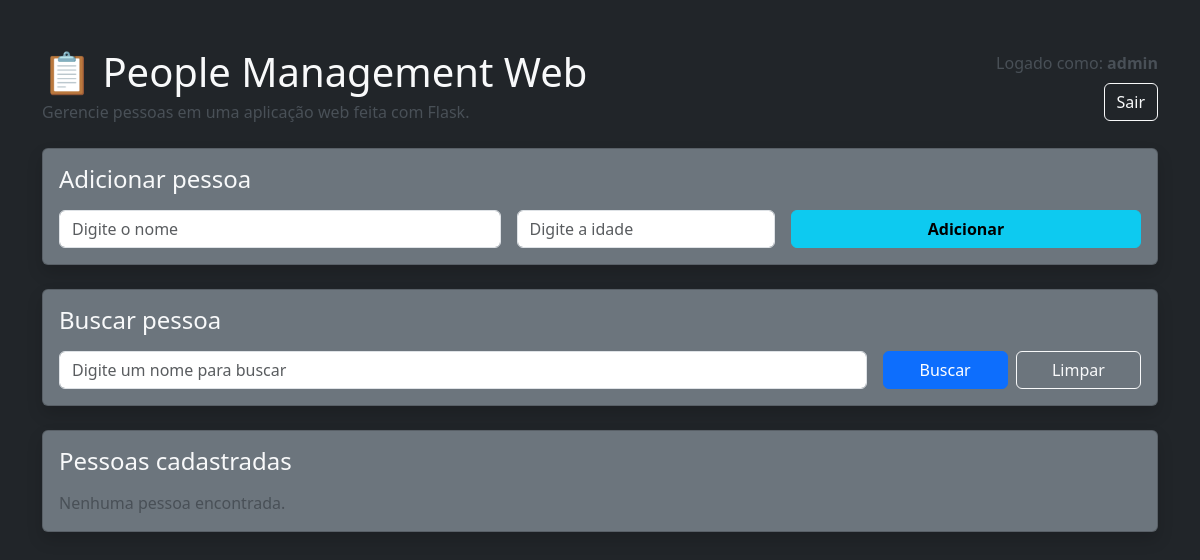
/?pagina=3&busca= (signed in), run on an earlier commit of the app's database.
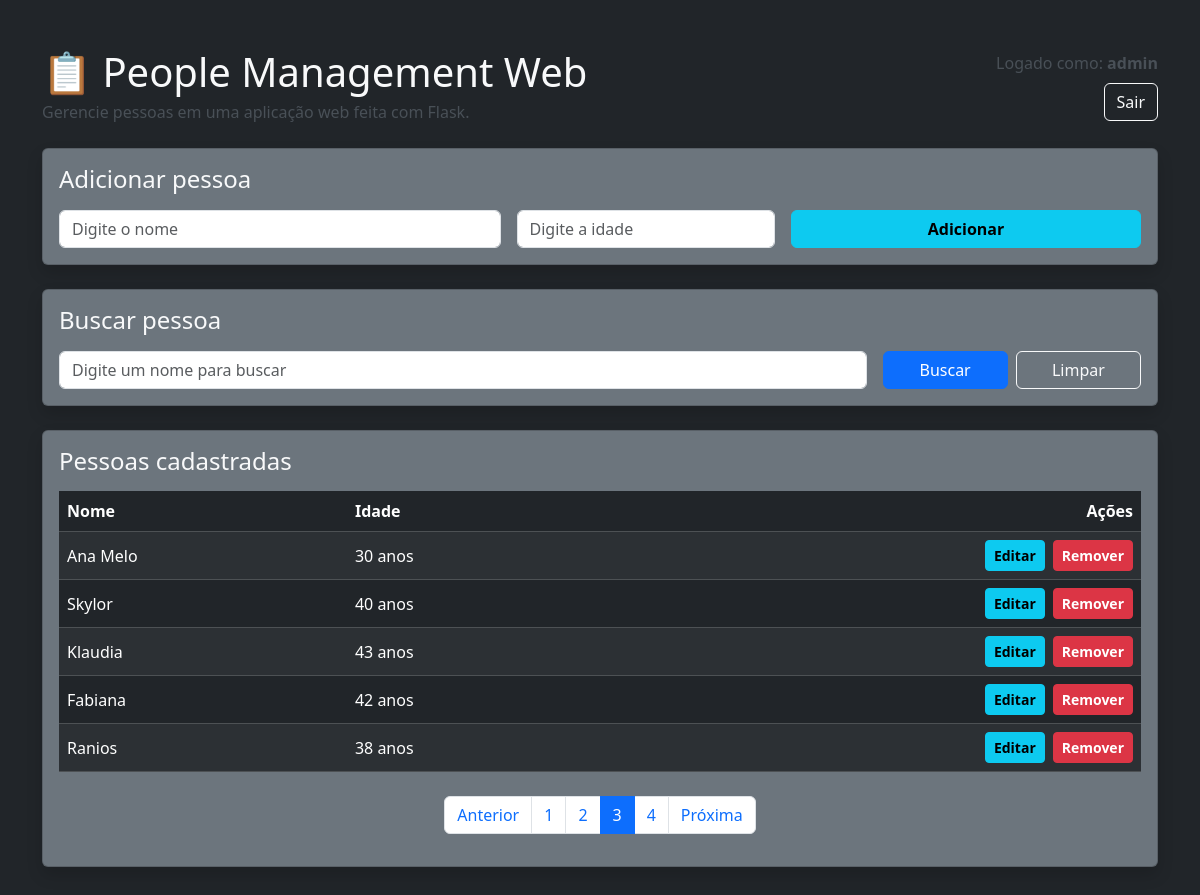
And on a later commit of the database.
### app.py (models this page shows)
class Usuario(UserMixin, db.Model):
    id = db.Column(db.Integer, primary_key=True)
    username = db.Column(db.String(100), unique=True, nullable=False)
    password = db.Column(db.String(255), nullable=False)

class Pessoa(db.Model):
    id = db.Column(db.Integer, primary_key=True)
    nome = db.Column(db.String(100), nullable=False)
    idade = db.Column(db.Integer, nullable=False)

### app.py (the view)
@app.route("/")
@login_required
def home():
    busca = request.args.get("busca", "").strip()
    pagina = request.args.get("pagina", 1, type=int)
    por_pagina = 5
    query = Pessoa.query
    if busca:
        query = query.filter(Pessoa.nome.ilike(f"%{busca}%"))
    paginacao = query.order_by(Pessoa.id.asc()).paginate(
        page=pagina,
        per_page=por_pagina,
        error_out=False
    )
    pessoas = paginacao.items
    return render_template(
        "index.html",
        pessoas=pessoas,
        busca=busca,
        pessoa_em_edicao=None,
        form_nome="",
        form_idade="",
        paginacao=paginacao
    )

### app.py (called while the page is built)
@login_manager.user_loader
def load_user(user_id):
    return Usuario.query.get(int(user_id))

### templates/index.html (shortened to what this page needs)
<!DOCTYPE html>
<html lang="pt-br">
<head>
    <link href="https://cdn.jsdelivr.net/npm/bootstrap@5.3.3/dist/css/bootstrap.min.css" rel="stylesheet">
</head>
<body class="bg-dark text-light">
    <div class="container py-5">
        <div class="d-flex flex-column flex-md-row justify-content-between align-items-md-center mb-4 gap-3">
            <div>
                <h1 class="mb-1">📋 People Management Web</h1>
                <p class="text-light-emphasis mb-0">Gerencie pessoas em uma aplicação web feita com Flask.</p>
            </div>
            <div class="d-flex flex-column align-items-md-end gap-2">
                <span class="text-light-emphasis">Logado como: <strong>{{ current_user.username }}</strong></span>
                <a href="{{ url_for('logout') }}" class="btn btn-outline-light">Sair</a>
            </div>
        </div>
        <div class="row g-4">
            <div class="col-12">
                <div class="card bg-secondary text-light shadow">
                    <div class="card-body">
                        {% if pessoa_em_edicao %}
                            <h2 class="h4 mb-3">Editar pessoa</h2>
                            <form action="{{ url_for('atualizar', id=pessoa_em_edicao.id, busca=busca, pagina=paginacao.page) }}" method="post" class="row g-3">
                                <div class="col-md-5">
                                    <input type="text" name="nome" class="form-control" placeholder="Digite o nome" value="{{ form_nome }}" required>
                                </div>
                                <div class="col-md-3">
                                    <input type="text" name="idade" class="form-control" placeholder="Digite a idade" value="{{ form_idade }}" required>
                                </div>
                                <div class="col-md-4 d-flex gap-2">
                                    <button type="submit" class="btn btn-info fw-bold flex-fill">Salvar alterações</button>
                                    <a href="{{ url_for('home', busca=busca, pagina=paginacao.page) }}" class="btn btn-outline-light flex-fill">Cancelar</a>
                                </div>
                            </form>
                        {% else %}
                            <h2 class="h4 mb-3">Adicionar pessoa</h2>
                            <form action="{{ url_for('adicionar') }}" method="post" class="row g-3">
                                <div class="col-md-5">
                                    <input type="text" name="nome" class="form-control" placeholder="Digite o nome" required>
                                </div>
                                <div class="col-md-3">
                                    <input type="text" name="idade" class="form-control" placeholder="Digite a idade" required>
                                </div>
                                <div class="col-md-4">
                                    <button type="submit" class="btn btn-info fw-bold w-100">Adicionar</button>
                                </div>
                            </form>
                        {% endif %}
                    </div>
                </div>
            </div>
            <div class="col-12">
                <div class="card bg-secondary text-light shadow">
                    <div class="card-body">
                        <h2 class="h4 mb-3">Buscar pessoa</h2>
                        <form action="{{ url_for('home') }}" method="get" class="row g-3">
                            <div class="col-md-9">
                                <input type="text" name="busca" class="form-control" placeholder="Digite um nome para buscar" value="{{ busca }}">
                            </div>
                            <div class="col-md-3 d-flex gap-2">
                                <button type="submit" class="btn btn-primary w-100">Buscar</button>
                                <a href="{{ url_for('home') }}" class="btn btn-outline-light w-100">Limpar</a>
                            </div>
                        </form>
                    </div>
                </div>
            </div>
            <div class="col-12">
                <div class="card bg-secondary text-light shadow">
                    <div class="card-body">
                        <h2 class="h4 mb-3">Pessoas cadastradas</h2>
                        {% if pessoas %}
                            <div class="table-responsive">
                                <table class="table table-dark table-striped table-hover align-middle mb-0">
                                    <thead>
                                        <tr>
                                            <th>Nome</th>
                                            <th>Idade</th>
                                            <th class="text-end">Ações</th>
                                        </tr>
                                    </thead>
                                    <tbody>
                                        {% for pessoa in pessoas %}
                                            <tr>
                                                <td>{{ pessoa.nome }}</td>
                                                <td>{{ pessoa.idade }} anos</td>
                                                <td class="text-end">
                                                    <div class="d-inline-flex gap-2">
                                                        <form action="{{ url_for('editar', id=pessoa.id, busca=busca, pagina=paginacao.page) }}" method="get">
                                                            <button type="submit" class="btn btn-info btn-sm fw-bold">Editar</button>
                                                        </form>
                                                        <form action="{{ url_for('remover', id=pessoa.id, busca=busca, pagina=paginacao.page) }}" method="post" onsubmit="return confirmarRemocao()">
                                                            <button type="submit" class="btn btn-danger btn-sm fw-bold">Remover</button>
                                                        </form>
                                                    </div>
                                                </td>
                                            </tr>
                                        {% endfor %}
                                    </tbody>
                                </table>
                            </div>
                            {% if paginacao.pages > 1 %}
                                <nav class="mt-4">
                                    <ul class="pagination justify-content-center">
                                        <li class="page-item {% if not paginacao.has_prev %}disabled{% endif %}">
                                            <a class="page-link" href="{{ url_for('home', pagina=paginacao.prev_num, busca=busca) if paginacao.has_prev else '#' }}">
                                                Anterior
                                            </a>
                                        </li>
                                        {% for numero in paginacao.iter_pages(left_edge=1, right_edge=1, left_current=1, right_current=2) %}
                                            {% if numero %}
                                                <li class="page-item {% if numero == paginacao.page %}active{% endif %}">
                                                    <a class="page-link" href="{{ url_for('home', pagina=numero, busca=busca) }}">
                                                        {{ numero }}
                                                    </a>
                                                </li>
                                            {% else %}
                                                <li class="page-item disabled">
                                                    <span class="page-link">...</span>
                                                </li>
                                            {% endif %}
                                        {% endfor %}
                                        <li class="page-item {% if not paginacao.has_next %}disabled{% endif %}">
                                            <a class="page-link" href="{{ url_for('home', pagina=paginacao.next_num, busca=busca) if paginacao.has_next else '#' }}">
                                                Próxima
                                            </a>
                                        </li>
                                    </ul>
                                </nav>
                            {% endif %}
                        {% else %}
                            <p class="mb-0 text-light-emphasis">Nenhuma pessoa encontrada.</p>
                        {% endif %}
                    </div>
                </div>
            </div>
        </div>
    </div>
</body>
</html>

What changed in the data, as far as the page shows it:
added Pessoa: nome "Ana Melo", idade "30"
added Pessoa: nome "Skylor", idade "40"
added Pessoa: nome "Klaudia", idade "43"
added Pessoa: nome "Fabiana", idade "42"
added Pessoa: nome "Ranios", idade "38"
Also different on the page:
text no longer shown: "Nenhuma pessoa encontrada."
text now shown: "Nome Idade Ações Anterior Próxima"
new list line: "1"
new list line: "2"
new list line: "3"
new list line: "4"
